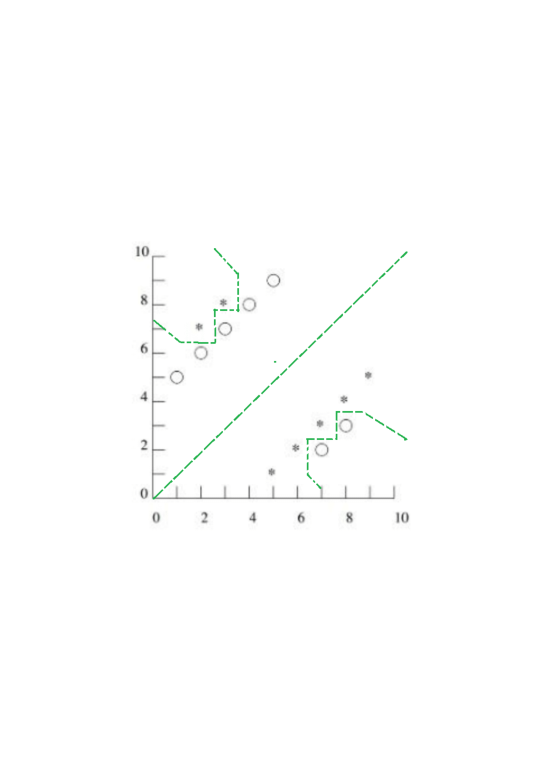
#> input picture b21803682/1-n_boundary-1.png, 1654 x 2339 px, given as the content of the folder train/COVID, which was not available (shown at 1/3 size)
$ jupyter execute Report.ipynb   (shell and % lines are left out)   (text cells are left out)
#> lines starting #> are read from the running program, lines starting #| are printed output that depends on the picture; after the words box and inside, x2 and y2 are one past the last pixel; in counts of white or black regions, pixels touching at a corner belong together; pictures that were not available may be replaced by others from this repository, and a replacement may not be noted
[cell 1]
from IPython.display import Image
Image("KNN-1.png")

[cell 2]
Image("KNN-3.png")

[cell 3]
Image("boundary_new.png")

[cell 4]
# %load "filters.py"
import cv2
import numpy as np
import matplotlib.pyplot as plt
import pandas as pd


# Grayscale
def BGR2GRAY(img):
    # Grayscale
    gray = 0.2126 * img[..., 2] + 0.7152 * img[..., 1] + 0.0722 * img[..., 0]
    return gray

# Canny Edge dedection
def Canny_edge(img):
   # Canny Edge
    canny_edges = cv2.Canny(np.uint8(img),100,200)
    return canny_edges


# Gabor Filter
def Gabor_filter(K_size=111, Sigma=10, Gamma=1.2, Lambda=10, Psi=0, angle=0):
    # get half size
    d = K_size // 2

    # prepare kernel
    gabor = np.zeros((K_size, K_size), dtype=np.float32)

    # each value
    for y in range(K_size):
        for x in range(K_size):
            # distance from center
            px = x - d
            py = y - d

            # degree -> radian
            theta = angle / 180. * np.pi

            # get kernel x
            _x = np.cos(theta) * px + np.sin(theta) * py

            # get kernel y
            _y = -np.sin(theta) * px + np.cos(theta) * py

            # fill kernel
            gabor[y, x] = np.exp(-(_x ** 2 + Gamma ** 2 * _y ** 2) / (2 * Sigma ** 2)) * np.cos(
                2 * np.pi * _x / Lambda + Psi)

    # kernel normalization
    gabor /= np.sum(np.abs(gabor))

    return gabor


# Use Gabor filter to act on the image
def Gabor_filtering(gray, K_size=111, Sigma=10, Gamma=1.2, Lambda=10, Psi=0, angle=0):
    # get shape
    H, W = gray.shape

    # padding
    gray = np.pad(gray, (K_size // 2, K_size // 2), 'edge')

    # prepare out image
    out = np.zeros((H, W), dtype=np.float32)

    # get gabor filter
    gabor = Gabor_filter(K_size=K_size, Sigma=Sigma, Gamma=Gamma, Lambda=Lambda, Psi=0, angle=angle)

    # filtering
    for y in range(H):
        for x in range(W):
            out[y, x] = np.sum(gray[y: y + K_size, x: x + K_size] * gabor)

    out = np.clip(out, 0, 255)
    out = out.astype(np.uint8)

    return out


# Use 6 Gabor filters with different angles to perform feature extraction on the image
def Gabor_process(img):
    # get shape
    H, W, _ = img.shape

    # gray scale
    gray = BGR2GRAY(img).astype(np.float32)

    # define angle
    # As = [0, 45, 90, 135]
    As = [0, 30, 60, 90, 120, 150]

    # prepare pyplot
    plt.subplots_adjust(left=0, right=1, top=1, bottom=0, hspace=0, wspace=0.2)

    out = np.zeros([H, W], dtype=np.float32)

    # each angle
    for i, A in enumerate(As):
        # gabor filtering
        _out = Gabor_filtering(gray, K_size=9, Sigma=1.5, Gamma=1.2, Lambda=1, angle=A)

        # add gabor filtered image
        out += _out

    # scale normalization
    out = out / out.max() * 255
    out = out.astype(np.uint8)

    return out

# canny edge process
#out = Canny_edge(img)

[cell 5]
import pandas as pd
import seaborn as sns
import matplotlib.pyplot as plt
import cv2
import os

[cell 6]
DATADIR = "train"
CATEGORIES = ["COVID" , "NORMAL", "Viral Pneumonia"]
num = 1
df_original = pd.DataFrame()
df_gabor = pd.DataFrame()
df_canny = pd.DataFrame()
y = np.array([]).astype(np.float32)
gabor_and_original_df = pd.DataFrame()
SIZE = 64
for category in CATEGORIES:
    path = os.path.join(DATADIR, category)
    class_num = CATEGORIES.index(category)
    for img in os.listdir(path):
        img_gray_scale = cv2.imread(os.path.join(path,img), cv2.IMREAD_GRAYSCALE).astype(np.float32)
#> img_gray_scale: shape (2339, 1654) float32; min 71, max 255, mean 254
        img_gray_scale = cv2.resize(img_gray_scale,(SIZE,SIZE))
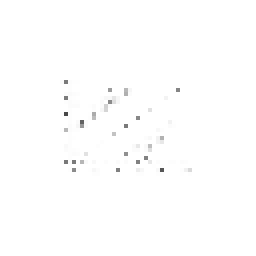
#> img_gray_scale: shape (64, 64) float32 (shown 4 times larger); min 71, max 255, mean 254.1

        img = cv2.imread(os.path.join(path,img)).astype(np.float32)
        img = cv2.resize(img,(SIZE,SIZE))
#> img: shape (64, 64, 3) float32

        #original pixel features
        df_original["original" + str(num)] = img_gray_scale.reshape(-1)

        #gabor process
        out = Gabor_process(img)
#> the loop in Gabor_process, `for i, A in enumerate(As):` made 6 passes
#> pass 2, in Gabor_process, `_out = Gabor_filtering(gray, K_size=9, Sigma=1.5, Gamma=1.2, Lambda=1,..`:
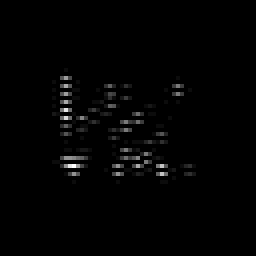
#> _out: shape (64, 64) (shown 4 times larger); min 0, max 21, mean 0.2; drawn with min black and max white
#> after the loop in Gabor_process, `for i, A in enumerate(As):`:
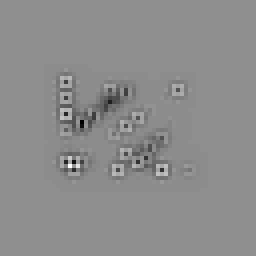
#> out: shape (64, 64) float32 (shown 4 times larger); min 464, max 544, mean 508.2; drawn with min black and max white
        df_gabor["Gabor" + str(num)] = out.reshape(-1)

        #canny edge process
        out_canny = Canny_edge(img)
#> in Canny_edge, `canny_edges = cv2.Canny(np.uint8(img),100,200)`:
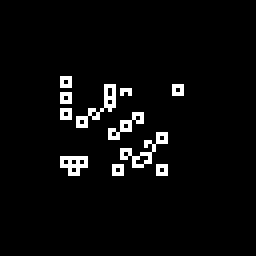
#> canny_edges: shape (64, 64) (shown 4 times larger); 3.9% white in thin lines or dots, all inside (x1, y1, x2, y2) = (15, 19, 46, 44)
        df_canny["Canny" + str(num)] = out_canny.reshape(-1)

        # concatenate the futures in order to increase accuracy
        result = pd.concat([df_original["original" + str(num)], df_gabor["Gabor" + str(num)]], ignore_index=True, sort=False)
        gabor_and_original_df["img" + str(num)] = result
        y = np.append(y, class_num)
        num+=1

gabor_and_original_df = gabor_and_original_df.T # transpose operation
df = gabor_and_original_df
df

[cell 7]
from sklearn.model_selection import train_test_split
X = df.iloc[:,:].values # store all Data frame to X
X_train, X_test, y_train, y_test = train_test_split(X, y, test_size = 0.20) # split the data into X_train and X_test, etc.
X.shape,X_train.shape, X_test.shape, y.shape, y_train.shape, y_test.shape

[cell 8]
# [7 lines of commented-out code are left out]
X_train, X_test = X_train / 255.0, X_test/255.0 # Normalize the values to between 0 and 1
X.shape,X_train.shape, X_test.shape, y.shape, y_train.shape, y_test.shape

[cell 9]
from collections import Counter
def euclidean_distance(x1,x2):
    # np.sum() calculates the sum for each feature vector component
    return np.sqrt(np.sum((x1-x2)**2)) #return distance
# KNN classifier
class KNN:
    def __init__(self, k=3):  # default value of k
        self.k = k  # number of nearest neighbors that we want to consider

    def fit(self, X, y):  # X is training samples, y is the training labels
        self.X_train = X  # memorize
        self.y_train = y  # memorize

    def predict(self, X):  # predict new samples
        predicted_labels = []
        for sample in X:
            predicted_labels.append(self.helper_predict(sample))  # predict all of the samples in the test sample
        return np.array(predicted_labels)  # convert to numpy array

    def helper_predict(self, sample):
        # calculate the distances
        distances = []
        for x_train in self.X_train:
            distances.append(euclidean_distance(sample, x_train))  # create distance array
        # KNN samples
        k_indices = np.argsort(distances)[:self.k]  # return the indices of smallest values according to k value
        k_nearest_neighbor_labels = []
        for index in k_indices:
            k_nearest_neighbor_labels.append(self.y_train[index])  # get the labels of the nearest neighbors
        # Voting operation (most common label)
        most_common_item = Counter(k_nearest_neighbor_labels).most_common(
            1)  # returns 1 most common item tuple(item,freq of item)
        return most_common_item[0][0]  # return the first item

[cell 10]
# Weighted KNN implementation
np.seterr(divide='ignore', invalid='ignore')
class Weighted_KNN:
    def __init__(self, k=3): # default value of k
        self.k = k # number of nearest neighbors that we want to consider
    def fit(self,X,y): # X is training samples, y is the training labels
        self.X_train = X
        self.y_train = y
    def predict(self, X): # predict new samples
        predicted_labels = [self.helper_predict(sample) for sample in X]
        return np.array(predicted_labels)
    def helper_predict(self,x):
        # calculate the distances
        distances = []
        for x_train in self.X_train:
            distance = euclidean_distance(x,x_train)
            distances.append(distance)
        # KNN samples
        k_indices = np.argsort(distances)[:self.k] # return the indices of smallest values according to k value
        freq_0 = 0.0
        freq_1 = 0.0
        freq_2 = 0.0

        for i in k_indices:
            if(self.y_train[i] == 0):
                freq_0 += 1/euclidean_distance(x,self.X_train[i]) #  increment freq_0 for every nearest class 0 point
            elif(self.y_train[i] == 1):
                freq_1 += 1/euclidean_distance(x,self.X_train[i]) #  increment freq_1 for every nearest class 1 point
            elif(self.y_train[i] == 2):
                freq_2 += 1/euclidean_distance(x,self.X_train[i]) #  increment freq_2 for every nearest class 2 point

        if(freq_0 >= freq_1):
            if (freq_0 >= freq_2):
                return 0.0
            else:
                return 2.0
        else:
            if (freq_1 >= freq_2):
                return 1.0
            else:
                return 2.0

[cell 11]
clf = KNN(k=5)

[cell 12]
clf.fit(X_train,y_train)

[cell 13]
y_pred = clf.predict(X_test)

[cell 14]
y_pred

[cell 15]
acc = np.sum(y_pred == y_test) / len(y_test)
print(acc)

[cell 16]
from sklearn.metrics import classification_report, confusion_matrix
print(confusion_matrix(y_test, y_pred))
print(classification_report(y_test, y_pred))
df_confusion_matrix = pd.DataFrame(confusion_matrix(y_test, y_pred))
df_confusion_matrix

[cell 17]
error = []
# Calculating error for k values between the range of 1 and 40
for i in range(1, 40):
    knn = KNN(k=i)
    knn.fit(X_train, y_train)
    pred_i = knn.predict(X_test)
    error.append(np.mean(pred_i != y_test))

[cell 18]
plt.figure(figsize=(12, 6))
#> (this line was passed over: IPython is not available in this run)
plt.plot(range(1, 40), error, color='red', linestyle='dashed', marker='o',markerfacecolor='blue', markersize=10)
#> (this line was passed over: IPython is not available in this run)
plt.title('Error Rate K Value')
#> (this line was passed over: IPython is not available in this run)
plt.xlabel('K Value')
#> (this line was passed over: IPython is not available in this run)
